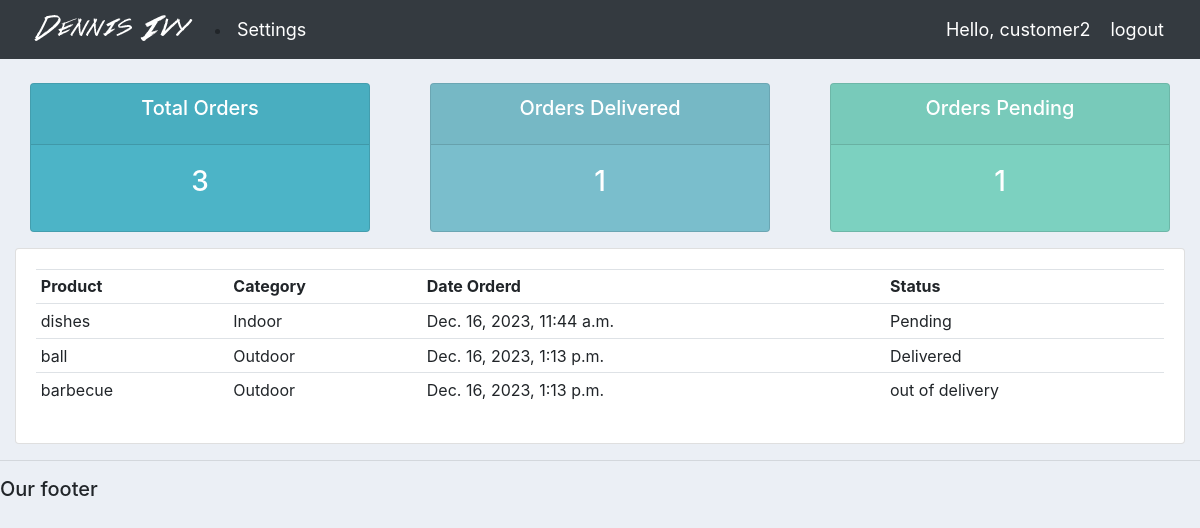
Page /user/ (signed in) on the committed database.
### accounts/models.py (models this page shows, shortened)
class Order(models.Model):
    customer = models.ForeignKey(Customer, on_delete=models.SET_NULL, null=True)
    product =  models.ForeignKey(Product,on_delete=models.SET_NULL, null=True)
    status=models.CharField(max_length=255, choices=STATUS,null=True)
    date_created=models.DateTimeField(auto_now_add=True,null=True)

class Product(models.Model):
    CATEGORY =(
        ('Indoor', 'I'),
        ('Outdoor', 'O'),
    )
    name = models.CharField(max_length=255, null=True)
    price = models.FloatField(max_length=255, null=True)
    category = models.CharField(max_length=255, null=True, choices=CATEGORY)
    description = models.CharField(max_length=255, null=True)
    tags = models.ManyToManyField(Tag)
    def __str__(self):
       return self.name

### accounts/decorators.py (the view)
        def wrapper_func(request,*args, **kwargs):
            group=None
            if request.user.groups.exists():
                group = request.user.groups.all()[0].name
            if group in allowed_roles:
                return view_func(request,*args, **kwargs)
            else:
                return HttpResponse('You are not authorized to accesss this page')

### accounts/views.py (called while the page is built)
@allowed_users(allowed_roles=['customer'])
def userPage(request):
     orders = request.user.customer.order_set.all()
     total_orders=orders.count()
     delivered=orders.filter(status='Delivered').count()
     pending=orders.filter(status='Pending').count()
     context={'orders':orders,
              'total_orders':total_orders,
              'pending': pending,
              'delivered': delivered
              }
     return render(request,'accounts/user.html', context)

### accounts/templates/accounts/user.html
{% extends 'accounts/main.html' %}
{% block content %}
{% include 'accounts/status.html' %}
<div class="row">
    <div class="col-md">
        <div class="card card-body">
            <table class="table table-sm">
                <tr>
                    <th>Product</th>
                    <th>Category</th>
                    <th>Date Orderd</th>
                    <th>Status</th>
                </tr>
                {% for order in orders %}
                <tr>
                    <td>{{order.product}}</td>
                    <td>{{order.product.category}}</td>
                    <td>{{order.date_created}}</td>
                    <td>{{order.status}}</td>
                </tr>
                {% endfor%}
            </table>
        </div>
    </div>
</div>
{% endblock %}

### accounts/templates/accounts/navbar.html (shortened to what this page needs)
{% load static %}
<nav class="navbar navbar-expand-lg navbar-dark bg-dark">
    <img src="{% static 'images/logo.png' %}" alt="">
    <div class="collapse navbar-collapse" id="navbarNav">
        {%  if request.user.is_staff %}
        <ul class="navbar-nav">
            <li class="nav-item active">
                <a class="nav-link" href="{% url 'accounts:home'%}">Dashboard</a>
            </li>
            <li class="nav-item">
                <a class="nav-link" href="{% url 'accounts:products' %}">Products</a>
            </li>
        {%  else %}
            <li class="nav-item">
                <a class=" hello-msg" href="{% url 'accounts:setting' %}">Settings</a>
            </li>
        {% endif  %}
    </div>
    <span class="hello-msg">Hello, {{request.user}}</span>
    <span><a class="hello-msg" href="{% url 'accounts:logout'%}">logout</a></span>
</nav>

### assets/css/main.css (style rules this page uses)
body { background-color: #ebeff5; }

### accounts/templates/accounts/navbar.html (style rules this page uses)
.hello-msg { font-size: 18px; color:#fff; margin-right:20px; }

### rows in the picture
Order: product "dishes", product.category "Indoor", date_created "Dec. 16, 2023, 11:44 a.m.", status "Pending"
Order: product "ball", product.category "Outdoor", date_created "Dec. 16, 2023, 1:13 p.m.", status "Delivered"
Order: product "barbecue", product.category "Outdoor", date_created "Dec. 16, 2023, 1:13 p.m.", status "out of delivery"

### other values in the picture
{{ request.user }} "customer2"
{{ total_orders }} "3"
{{ delivered }} "1"
{{ pending }} "1"
